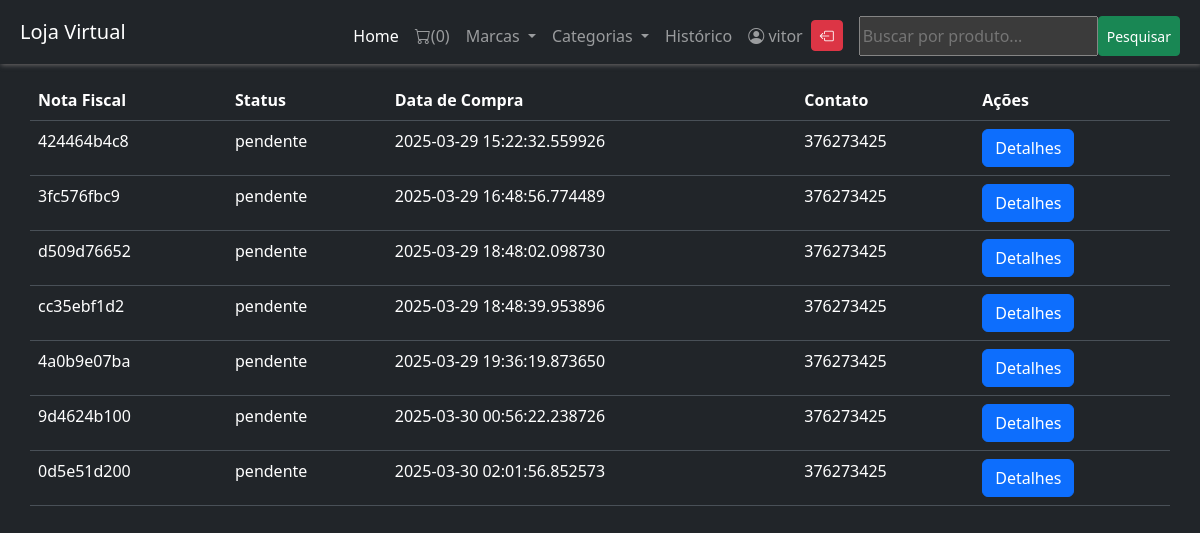
Before: /cliente/historico (signed in) with the older database file.
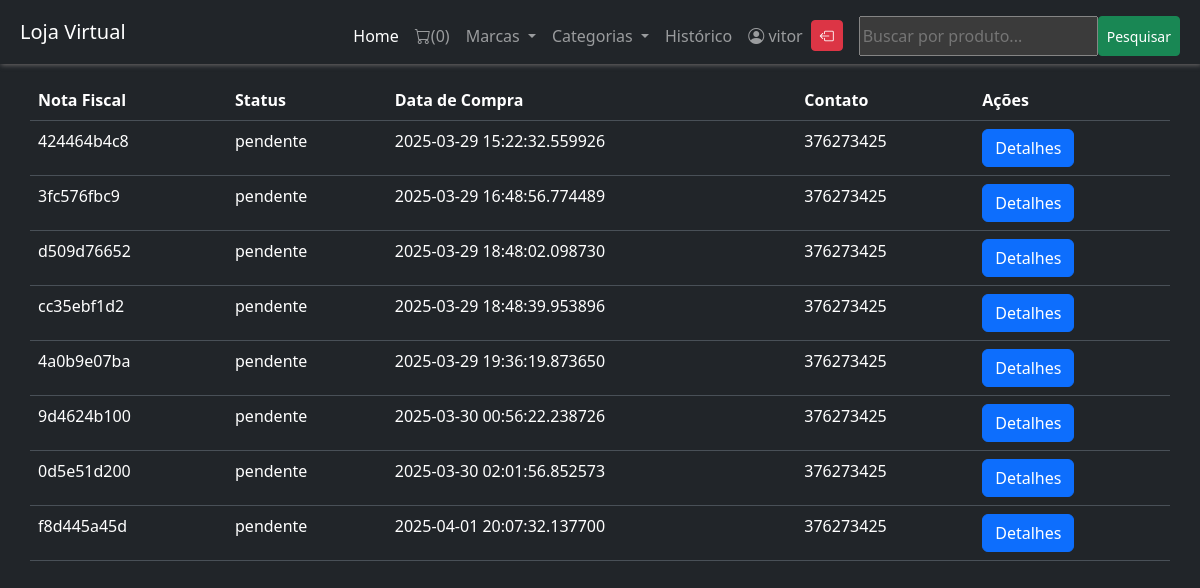
After: the same page with the newer database file.
### loja/clientes/models.py (models this page shows, shortened)
class ClientePedido(db.Model):
    id = db.Column(db.Integer, primary_key = True)
    notaFiscal = db.Column(db.String(50), unique = True, nullable = False)
    status = db.Column(db.String(50), default='pendente', nullable = False )
    cliente_id = db.Column(db.String(50), unique = False, nullable = False )
    data_criado= db.Column(db.DateTime, default=datetime.utcnow, nullable = False)
    pedido = db.Column(JsonEcodedDirect)

class CadastrarCliente(db.Model, UserMixin):
    id = db.Column(db.Integer, primary_key = True)
    name = db.Column(db.String(50), unique = False, nullable = False)
    username = db.Column(db.String(50), unique = True, nullable = False )
    email = db.Column(db.String(50), unique = True, nullable = False )
    password = db.Column(db.String(180), unique=False, nullable = False)
    country = db.Column(db.String(50), unique = False, nullable = False )
    state = db.Column(db.String(50), unique = False, nullable = False )
    city = db.Column(db.String(50), unique = False, nullable = False )
    contact = db.Column(db.String(50), unique = False, nullable = False )
    address = db.Column(db.String(50), unique = False, nullable = False)
    zipcode = db.Column(db.String(50), unique = False, nullable = False)
    profile = db.Column(db.String(50), unique = False, default = 'profile.jpg' )
    data_criado = db.Column(db.DateTime(50), unique = False, nullable = False, default=datetime.utcnow )

### loja/clientes/routes.py (the view)
@app.route('/cliente/historico', methods=['GET', 'POST'])
@login_required
def historico():
    if current_user.is_authenticated:
        cliente_id = current_user.id
        pedidos = ClientePedido.query.filter_by(cliente_id=cliente_id).all()
        subtotal = 0
        for pedido in pedidos:
            if isinstance(pedido.pedido, str):  # Verificar se o pedido é uma string
                pedido.pedido = json.loads(pedido.pedido)
            for _key, produto in pedido.pedido.items():
                discount = (produto['discount'] / 100) * float(produto['price'])
                subtotal += (float(produto['price']) - discount) * int(produto['quantity'])
        imposto = round(0.06 * subtotal, 2)  # Imposto de 6%
        gTotal = round(subtotal + imposto, 2)
        marcas = Marca.query.join(Addproduto, (Marca.id == Addproduto.marca_id)).all()
        categorias = Categoria.query.join(Addproduto, (Categoria.id == Addproduto.categoria_id)).all()
    return render_template('cliente/historico.html', pedidos=pedidos, marcas=marcas, categorias=categorias, title='Histórico de pedidos', imposto=imposto, subtotal=subtotal, gTotal=gTotal)

### loja/clientes/models.py (called while the page is built)
@login_manager.user_loader
def user_carregar(user_id):
    return CadastrarCliente.query.get(user_id)

    def process_bind_param(self, value, dialect):
        if value is None:
            return '{}'
        else:
            return json.dumps(value)

### loja/templates/cliente/historico.html (shortened to what this page needs)
{%extends 'layouts.html'%}
{% block content %}
{% include 'navbar.html' %}
<div class="container mt-5">
    <div class="row">
        <table class="table mt-3">
            <thead>
                <tr>
                    <th>Nota Fiscal</th>
                    <th>Status</th>
                    <th>Data de Compra</th>
                    <th>Contato</th>
                    <th>Ações</th>
                </tr>
            </thead>
            <tbody>
                {% for pedido in pedidos %}
                <tr>
                    <td>{{ pedido.notaFiscal }}</td>
                    <td>{{ pedido.status }}</td>
                    <td>{{ pedido.data_criado}}</td>
                    <td>{{ current_user.contact }}</td>
                    <td>
                        <button type="button" class="btn btn-primary" data-bs-toggle="modal" data-bs-target="#{{pedido.notaFiscal}}">
                            Detalhes
                        </button>
                    </td>
                </tr>
                {% endfor %}
            </tbody>
        </table>
    </div>
</div>
{% endblock %}

### loja/templates/navbar.html (shortened to what this page needs)
<head>
  <link href="https://cdn.jsdelivr.net/npm/bootstrap-icons/font/bootstrap-icons.css" rel="stylesheet">
</head>
<div class="container p-2">
    <nav class="navbar navbar-dark bg-dark fixed-top navbar-expand-lg p-2" style="box-shadow: 1px 1px 5px rgb(109, 107, 107);">
        <div class="container-fluid">
          <a class="navbar-brand" href="{{url_for('home')}}">Loja Virtual</a>
          <div class="offcanvas offcanvas-end text-bg-dark" tabindex="-1" id="offcanvasDarkNavbar" aria-labelledby="offcanvasDarkNavbarLabel">
            <div class="offcanvas-body">
              <ul class="navbar-nav justify-content-end flex-grow-1 pe-3 mt-2 mr-2">
                <li class="nav-item">
                  <a class="nav-link active" aria-current="page" href="{{url_for('home')}}">Home</a>
                </li>
                <li class="nav-item">
                  <a class="nav-link" href="{{url_for('getCart')}}" tabindex="-1"><i class="bi bi-cart"></i>({{session['LojainCarrinho']|length}})</a>
                </li>
                <li class="nav-item dropdown">
                  <a class="nav-link dropdown-toggle" href="#" role="button" data-bs-toggle="dropdown" aria-expanded="false">
                    Marcas
                  </a>
                </li>
                <li class="nav-item dropdown">
                    <a class="nav-link dropdown-toggle" href="#" role="button" data-bs-toggle="dropdown" aria-expanded="false">
                      Categorias
                    </a>
                  </li>
                {% if current_user.is_authenticated %}
                <li class="nav-item">
                  <a class="nav-link" href="{{url_for('historico')}}" tabindex="-1">Histórico</a>
                </li>
                <li class="nav-item">
                  <a href="" class="nav-link "><i class="bi bi-person-circle"></i> {{current_user.name}}</a>
                </li>
                {%endif%}
                {% if current_user.is_authenticated %}
                <li class="nav-item">
                  <a class="btn btn-danger btn-sm mt-1" href="{{url_for('cliente_logout')}}" tabindex="-1"><i class="bi bi-box-arrow-left"></i></a>
                </li>
                {%else%}
                <li class="nav-item">
                  <a class="nav-link" href="{{url_for('cadastrar_clientes')}}" tabindex="-1">Cadastrar-se</a>
                </li>
                <li class="nav-item"><a class="btn btn-success btn-sm mt-1" href="{{url_for('clienteLogin')}}" tabindex="-1"><i class="bi bi-box-arrow-right"></i></a>
                </li>
                {%endif%}
              </ul>
              <form method="get" action="{{ url_for('pesquisa') }}" class="d-flex mt-2" role="search">
                <input type="text" name="query" placeholder="Buscar por produto..." value="{{ pesquisa  }}" class="mr-1">
                <button type="submit " class="btn btn-success btn-sm">Pesquisar</button>
              </form>
            </div>
          </div>
        </div>
      </nav>
</div>

Changed rows visible on the page:
added ClientePedido: notaFiscal "f8d445a45d", status "pendente", data_criado "2025-04-01 20:07:32.137700", {{ current_user.contact }} "376273425"
